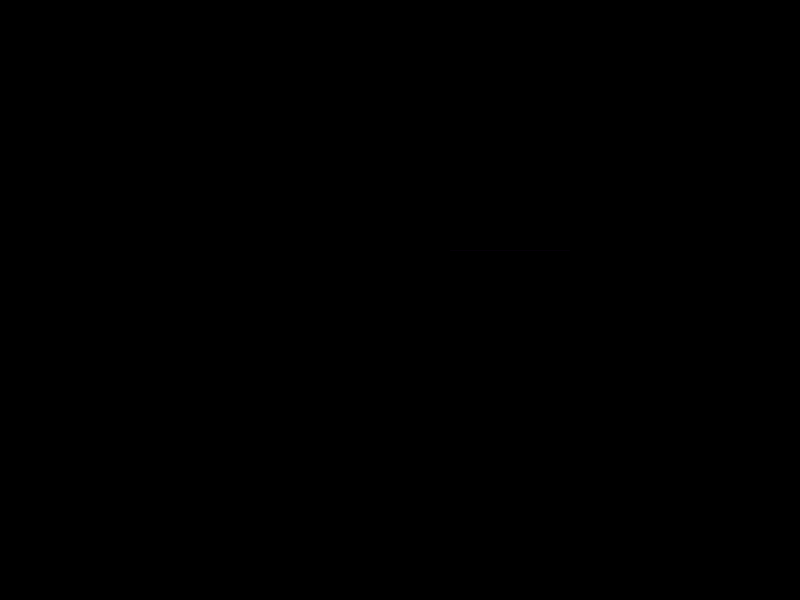
Frame 1 (no input)
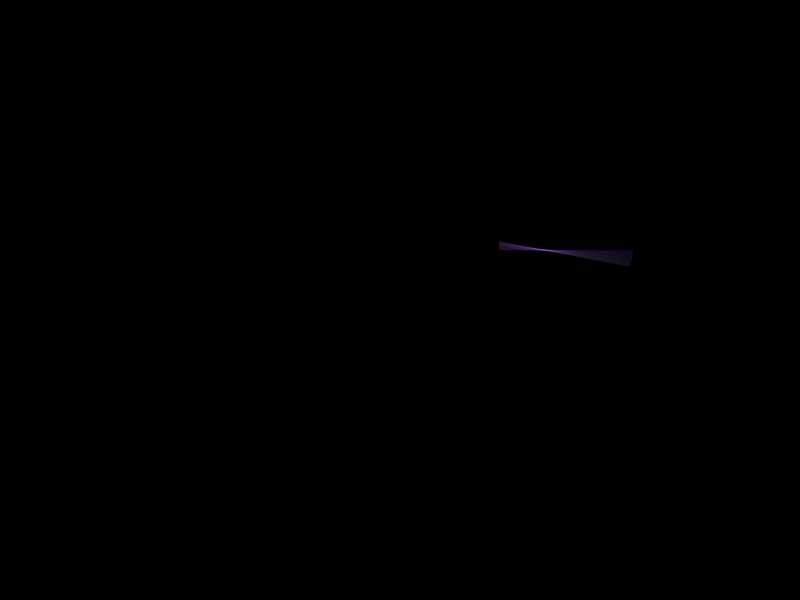
Frame 60 (the mouse pressed at the canvas centre just before this capture)
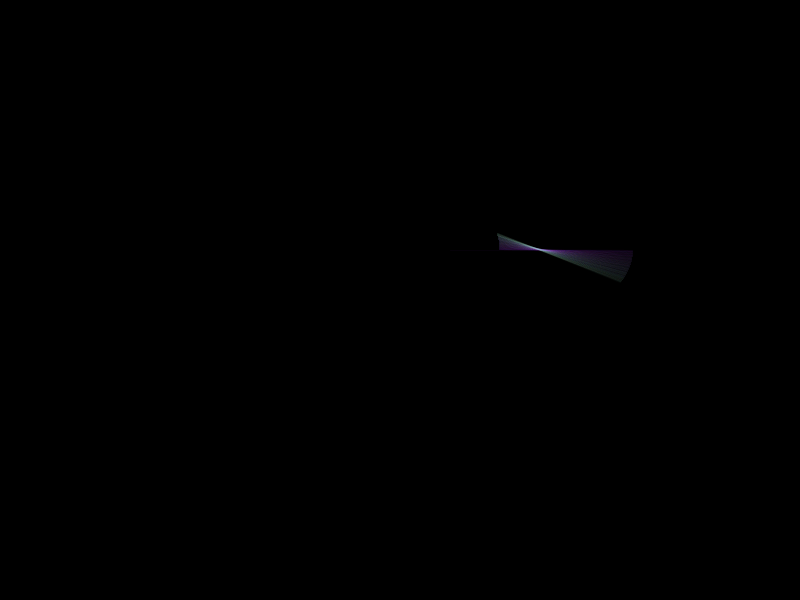
Frame 120 (the mouse held since frame 60 and released just before this capture)

The Processing sketch that drew these frames (run headless with seeded random() and noise(); from frame 60 on, the mouse is pressed at the canvas centre):

// Processing sketch: processing_183700
// ── processing_183700.pde

int  count =2;
Circular[] circular = new Circular [count];
PVector[] vectors = new PVector[count];
void setup (){
  

size(800,600);
ellipseMode( CENTER);
 

for (int index =0; index <count;index++){

  circular[index]=new Circular(100,new PVector(450,250));
 circular[index].id=index;
}
background(0);

}

void draw(){
//background(0);



for (int index =0; index <count;index++) 
{
   vectors[0] = new PVector(circular[0].pos.x,circular[0].pos.y);
  vectors[1] = new PVector(circular[0].pos2.x,circular[0].pos2.y);
/*  vectors[2] = new PVector(circular[1].pos2.x,circular[1].pos2.y);
  vectors[3] = new PVector(circular[2].pos2.x,circular[2].pos2.y);
  vectors[4] = new PVector(circular[3].pos2.x,circular[3].pos2.y);*/
  
  circular[0].s =200;
  circular[1].s=100;
  
  circular[0]. t-=radians( 0.0811);
  circular[1]. t+=radians( 0.09);
  
   circular[0].r2 =-50;
  circular[1].r2=70;
/*  circular[2]. t-=0.004811;
  circular[3]. t+=0.00211;
  circular[4]. t-=0.00311;*/
circular[index].postmp2.x= vectors[index].x  ;
circular[index].postmp2.y= vectors[index].y;  
if(index>0)
circular[index].pos.x= vectors[index].x  ;
if(index>0)
circular[index].pos.y= vectors[index].y;  

circular[index].update();
}
for (int index =0; index <count;index++)
circular[index].draw();


}
class Circular{
  PVector pos = new PVector(0,0);
  PVector pos2 = new PVector(0,0);
  PVector postmp2= new PVector(0,0);
  int id;
  
  float r=100+id*100,t,r2,s;

Circular(int r,PVector postmp){pos.x=postmp.x;pos.y=postmp.y;}
void draw(){stroke((1+id)*80,millis()/10,250-millis()/50,8); noFill(); 
r=s+id*25;
//ellipse(pos.x,pos.y,r,r); 

if (id>0)line(pos.x,pos.y,pos2.x,pos2.y);
//ellipse(pos2.x,pos2.y,1,1); 
}
  void update(){

  

pos2.x=postmp2.x+((r2)+r/2)*cos(t);
pos2.y=postmp2.y+((r2)+r/2)*sin(t); 
  

}}
